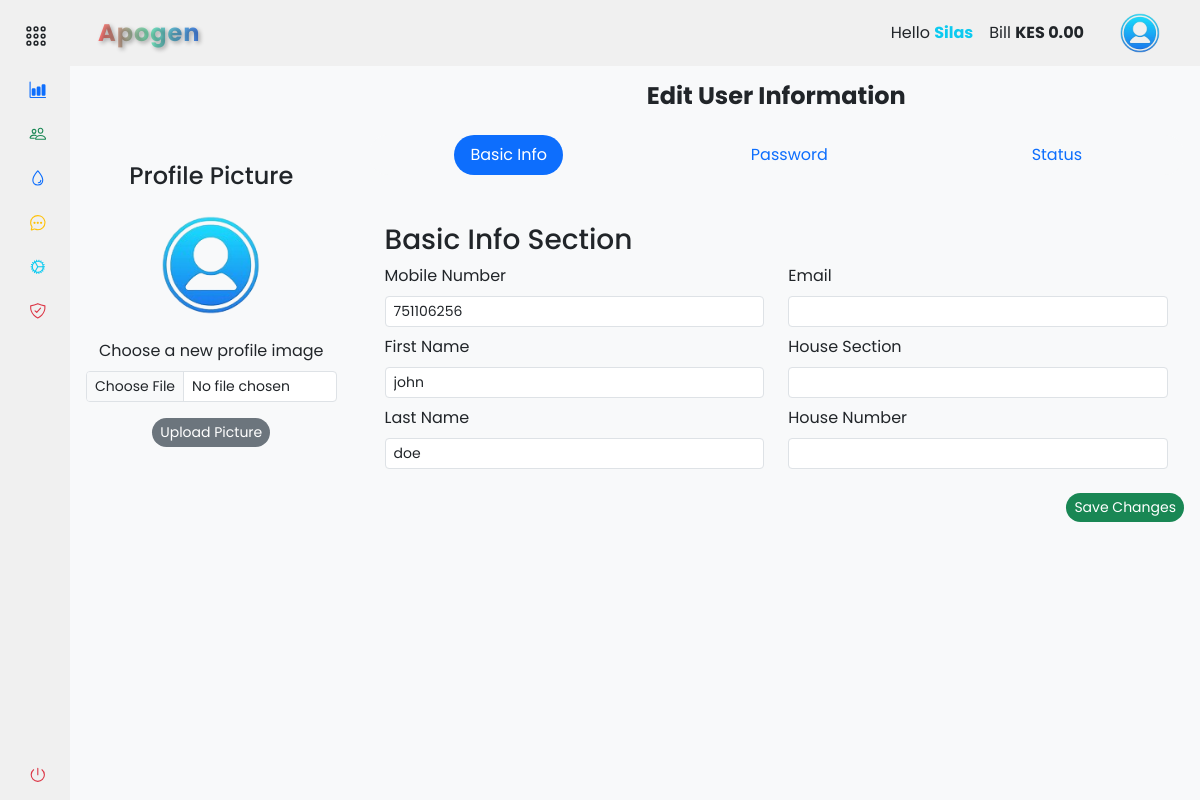
/accounts/people/edit_user/2 (signed in), run on the app's committed database.
### app/backend/models/user.py (models this page shows, shortened)
class User(db.Model, UserMixin):
    id = db.Column(db.Integer, primary_key=True)
    mobile_number = db.Column(db.String(20), unique=True, nullable=False)
    password_hash = db.Column(db.String(128), nullable=False)
    first_name = db.Column(db.String(50))
    last_name = db.Column(db.String(50))
    email = db.Column(db.String(120))
    house_section = db.Column(db.String(50))
    house_number = db.Column(db.String(20))
    profile_image = db.Column(db.String(255))
    is_active = db.Column(db.Boolean, default=True)
    is_admin = db.Column(db.Boolean, default=False)
    balance = db.Column(db.Float, default=0)
    unique_user_id = db.Column(db.String(6), unique=True, nullable=True)
    meter_readings = db.relationship('MeterReading', backref='user', lazy=True)
    payments = db.relationship('Payment', backref='user', lazy=True)

### app/backend/accounts/people/routes.py (the view, shortened to what this page needs)
@people_bp.route('/edit_user/<int:user_id>', methods=['GET', 'POST'])
@login_required
def edit_user(user_id):
    if current_user.is_authenticated:
        user = User.query.get_or_404(user_id)
        form = EditUserForm(request.form, obj=user)
        form.populate_house_sections()
        return render_template('accounts/edit_people.html', user=user, form=form, hide_footer=True)
    else:
        return redirect(url_for('auth.login'))

### app/backend/accounts/accounts_context.py (called while the page is built)
def accounts_context():
    settings = Settings.query.first()
    company_name = settings.company_name if settings else 'ApoGen'
    bank_name = settings.bank_name if settings else 'M-Pesa'
    paybill = settings.paybill if settings else '123456'
    account_number = settings.account_number if settings else '123456789'
    contact_number = settings.contact_number if settings else '0722000111'
    total_bill = db.session.query(func.sum(MeterReading.total_price)).filter(MeterReading.reading_status == False).scalar()
    total_bill = total_bill or 0
    return {
        'company_name': company_name,
        'bank_name': bank_name,
        'paybill': paybill,
        'account_number': account_number,
        'contact_number': contact_number,
        'total_bill': total_bill
    }

def inject_now():
    return {'now': datetime.utcnow() + timedelta(hours=3)}

### app/backend/accounts/people/forms.py (called while the page is built)
    def populate_house_sections(self):
        settings = Settings.query.first()
        if settings and settings.house_sections:
            current_house_section = self.house_section.data
            self.house_section.choices = [(section, section) for section in settings.house_sections.split(',')]
            self.house_section.data = current_house_section

### app/assets/templates/accounts/edit_people.html (shortened to what this page needs)
{% extends "base.html" %} {% block content %}
<div class="container-fluid">
  <div class="row">
    <div class="col-md-3 mt-5 px-3">
      <div class="text-center mt-5 position-relative">
        <h4 class="mb-4">Profile Picture</h4>
        <div class="mb-4">
          <img
            src="{{ user.profile_image or url_for('static', filename='images/user.png') }}"
            alt="{{ user.first_name.title() }}'s Profile Image"
            class="rounded-circle img-fluid profile-image"
            style="width: 100px; height: 100px; object-fit: cover"
          />
        </div>
        <form
          class="mb-5"
          method="POST"
          action="{{ url_for('accounts.people.edit_profile_picture_route') }}"
          enctype="multipart/form-data"
        >
          <div class="mb-3">
            <label for="profileImage" class="form-label"
              >Choose a new profile image</label
            >
            <input
              type="file"
              class="form-control form-control-sm"
              id="profileImage"
              name="profile_image"
              accept=".jpg, .jpeg, .png"
              required
            />
          </div>
          <button
            type="submit"
            class="btn btn-sm btn-secondary btn-block rounded-pill"
          >
            Upload Picture
          </button>
        </form>
      </div>
    </div>
    <div class="col-md-9 mt-3 px-3">
      <div for="editUserForm" class="form-label text-center mb-4">
        <h3 class="h4 text-dark fw-bold">Edit User Information</h3>
      </div>
      <form
        method="POST"
        action="{{ url_for('accounts.people.edit_user', user_id=user.id) }}"
      >
        <ul
          class="nav nav-pills justify-content-around border-0 bg-light rounded-pill mb-5"
          id="editUserTabs"
          role="tablist"
        >
          <li class="nav-item" role="presentation">
            <a
              class="nav-link rounded-pill active"
              id="basicInfo-tab"
              data-bs-toggle="tab"
              href="#basicInfo"
              role="tab"
              aria-controls="basicInfo"
              aria-selected="true"
            >
              Basic Info
            </a>
          </li>
          <li class="nav-item" role="presentation">
            <a
              class="nav-link rounded-pill"
              id="password-tab"
              data-bs-toggle="tab"
              href="#password"
              role="tab"
              aria-controls="password"
              aria-selected="false"
            >
              Password
            </a>
          </li>
          <li class="nav-item" role="presentation">
            <a
              class="nav-link rounded-pill"
              id="status-tab"
              data-bs-toggle="tab"
              href="#status"
              role="tab"
              aria-controls="status"
              aria-selected="false"
            >
              Status
            </a>
          </li>
        </ul>
        <div class="tab-content" id="editUserTabsContent">
          <div
            class="px-3 tab-pane fade show active"
            id="basicInfo"
            role="tabpanel"
            aria-labelledby="basicInfo-tab"
          >
            <h3>Basic Info Section</h3>
            <div class="row">
              <div class="col-md-6">
                <div class="mb-2">
                  {{ form.mobile_number.label(class="form-label") }} {{
                  form.mobile_number(class="form-control form-control-sm",
                  required=true) }}
                </div>
                <div class="mb-2">
                  {{ form.first_name.label(class="form-label") }} {{
                  form.first_name(class="form-control form-control-sm") }}
                </div>
                <div class="mb-2">
                  {{ form.last_name.label(class="form-label") }} {{
                  form.last_name(class="form-control form-control-sm") }}
                </div>
              </div>
              <div class="col-md-6">
                <div class="mb-2">
                  {{ form.email.label(class="form-label") }} {{
                  form.email(class="form-control form-control-sm") }}
                </div>
                <div class="mb-2">
                  {{ form.house_section.label(class="form-label") }} {{
                  form.house_section(class="form-control form-control-sm") }}
                </div>
                <div class="mb-2">
                  {{ form.house_number.label(class="form-label") }} {{
                  form.house_number(class="form-control form-control-sm") }}
                </div>
              </div>
            </div>
          </div>
        </div>
        <div class="float-end mt-3">
          <button
            type="submit"
            class="btn btn-sm btn-success btn-block rounded-pill"
          >
            Save Changes
          </button>
        </div>
      </form>
    </div>
  </div>
</div>
{% endblock %}

### app/assets/templates/components/navbar.html (shortened to what this page needs)
{% if not hide_navbar %}
<header
  id="navbar"
  class="navbar navbar-expand-lg sticky-sm-top {% if not current_user.is_authenticated %}bg-dark{% endif %}"
>
  <div class="container-fluid">
    <a
      class="navbar-brand text-center d-flex align-items-center fw-bold ms-3 {% if not current_user.is_authenticated %}text-light{% else %}gradient-text{% endif %}"
      href="#"
    >
      {% if company_name %}{{ company_name.title() }}{% else %}ApoGen{% endif %}
    </a>
    <div class="collapse navbar-collapse" id="navbarToggler">
      <div class="d-flex align-items-center ms-auto">
         {% if current_user.is_authenticated %}
        <ul class="navbar-nav me-3">
          <li class="nav-item">
            <a class="nav-link text-dark">
              Hello
              <span class="text-info fw-bold"
                >{{ current_user.first_name.title() }}</span
              >
            </a>
          </li>
          <li class="nav-item">
            <a class="nav-link text-dark">
              Bill
              <span
                class="fw-bold {% if current_user.balance > 0 %}text-success{% elif current_user.balance == 0 %}text-dark{% else %}text-danger{% endif %}"
                >KES {% if current_user.balance > 0 %}-{% endif %} {{
                "%0.2f"|format(current_user.balance) }}</span
              >
            </a>
          </li>
        </ul>
        <div class="btn-group">
          <button
            type="button"
            class="btn navbar-brand rounded-circle border-0"
            data-bs-toggle="dropdown"
            aria-expanded="false"
          >
            <img
              src="{{ url_for('static', filename='images/user.png') }}"
              alt="logo image"
              height="40px"
              width="40px"
            />
          </button>
        </div>
        {% endif %}
      </div>
    </div>
  </div>
</header>
{% endif %}

### app/assets/static/css/styles.css (style rules this page uses)
a { text-decoration: none; cursor: pointer; }
li { list-style: none; }
button { border: none !important; outline: none; }
body { font-family: "Poppins", sans-serif; }
.navbar, #sidebar { background-color: #f0f0f0; z-index: 1000; }
.navbar-brand { font-size: 24px; letter-spacing: 1px; text-decoration: none; transition: transform 0.3s ease; }
.gradient-text { background: linear-gradient(to right, #ff6e6e, #78e8bc, #4780ec); -webkit-background-clip: text; -webkit-text-fill-color: transparent; font-weight: bold; text-shadow: 2px 2px 4px rgba(0, 0, 0, 0.3); }

### data on the page
User: first_name "Silas", balance "0.00"
User: mobile_number "751106256", first_name "john", last_name "doe"

### other printed values
{{ company_name.title() }} "Apogen"
